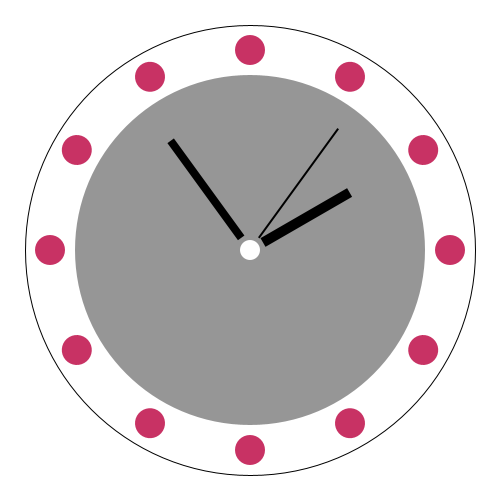
Frame 1 (no input)
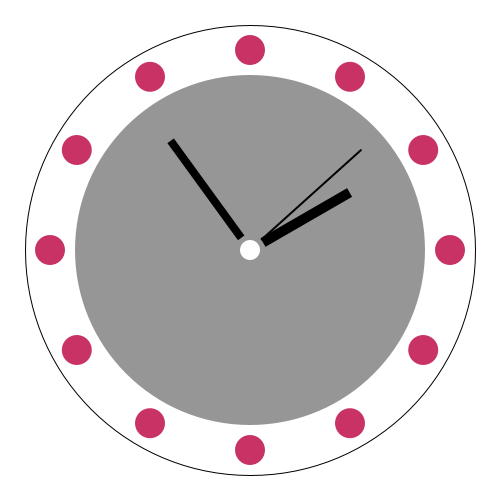
Frame 60 (the mouse pressed at the canvas centre just before this capture)
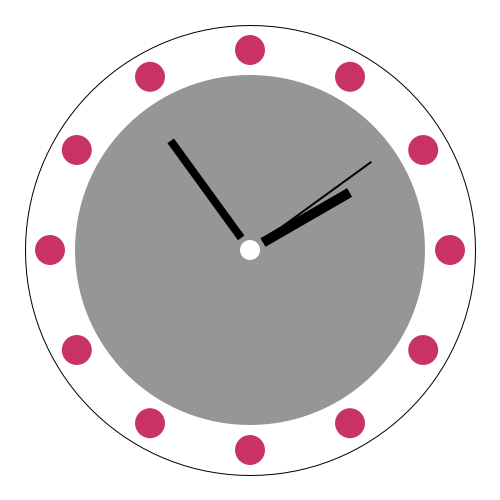
Frame 120 (the mouse held since frame 60 and released just before this capture)

The Processing sketch that drew these frames (run headless with seeded random() and noise(); from frame 60 on, the mouse is pressed at the canvas centre):

// Processing sketch: processing_120581
// ── processing_120581.pde

void setup()
{
  size(500, 500);
}

void draw()
{
  background(255);
  
  stroke(0);
  fill(255);
  ellipse(width/2, height/2, 450, 450);
  fill(255);
  noStroke();
  fill(150, 150, 150);
  ellipse(width/2, height/2, 350, 350);
  fill(255);
  ellipse(width/2, height/2, 20, 20);
  stroke(0);
  fill(255);
  
  translate(width/2, height/2);
  
  float sec = map(second(), 0, 60, 0, 360);
  pushMatrix();
  rotate(radians(sec)); // Um i rotieren
  translate(0, -150); // Um Radius zu verschieben
  fill(0);
  noStroke();
  rect(-1, 0, 2, 135);
  popMatrix();

  float min = map(minute(), 0, 60, 0, 360);
  pushMatrix();
  rotate(radians(min)); // Um i rotiere
  translate(0, -135); // Um Radius zu verschieben
  fill(0);
  noStroke();
  rect(-4, 0, 8, 120);
  popMatrix();
  
  float h = map(hour(), 0, 12, 0, 360);
  pushMatrix();
  rotate(radians(h)); // Um i rotieren
  translate(0, -115); // Um Radius zu verschieben
  fill(0);
  noStroke();
  rect(-5, 0, 10, 100);
  popMatrix();
    
  //translate(0, 0); // In die Mitte springen
  for (int i=0; i<360; i+=30) { // 360 Grad in 20° Schritten
  pushMatrix();
  rotate(radians(i)); // Um i rotieren
  translate(0, -200); // Um Radius verschieben
  fill(200, 50, 100);
  ellipse(0, 0, 30, 30);
  popMatrix();
  }
  
}
